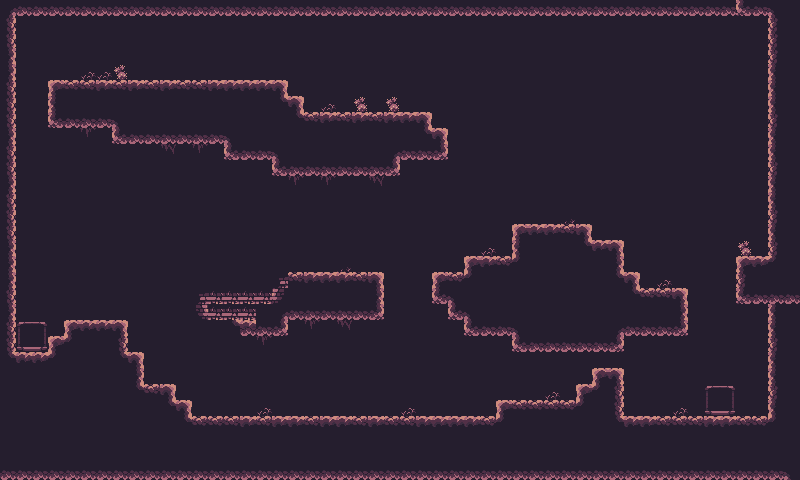

A level layout from a 2D game, rendered from its tile map. Below: a short description, then the map file with tile-grid data replaced by summaries:
An orthogonal 50x30 tile map with 16x16 px tiles, 4 tile layers (Bg, Ground, Platform, prop).

<map version="1.10" tiledversion="1.11.0" orientation="orthogonal" renderorder="right-down" width="50" height="30" tilewidth="16" tileheight="16" infinite="0" nextlayerid="5" nextobjectid="1">
 <tileset firstgid="1" source="desert-ruins_adjust.tsx" />
 <layer id="1" name="Bg" width="50" height="30">
  <data>[1500 cells, 1500 non-empty, 1 distinct tile ids]</data>
 </layer>
 <layer id="2" name="Ground" width="50" height="30">
  <data>[1500 cells, 404 non-empty, 16 distinct tile ids]</data>
 </layer>
 <layer id="3" name="Platform" width="50" height="30">
  <data>[1500 cells, 273 non-empty, 26 distinct tile ids]</data>
 </layer>
 <layer id="4" name="prop" width="50" height="30">
  <data>[1500 cells, 24 non-empty, 5 distinct tile ids]</data>
 </layer>
</map>
